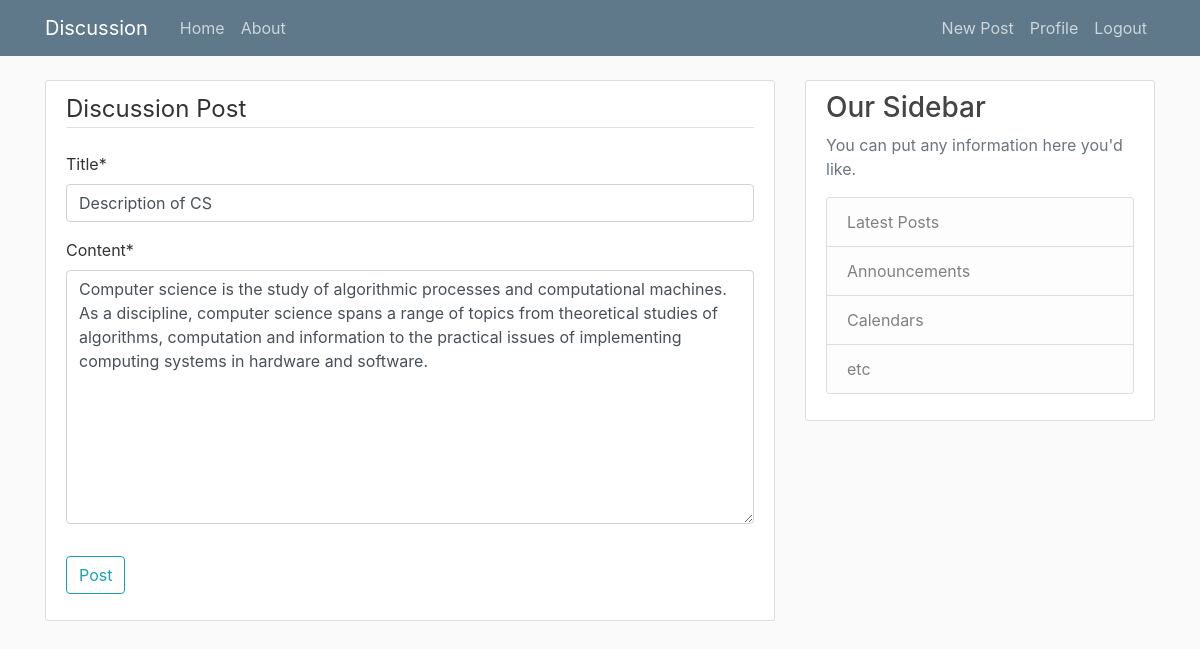
Screenshot of /post/3/update/ (signed in) with the database file from the repository.
### academia/models.py (models this page shows, shortened)
class Post(models.Model):
    title = models.CharField(max_length=100)
    content = models.TextField()
    date_posted = models.DateTimeField(default=timezone.now)
    author = models.ForeignKey(User, on_delete=models.CASCADE)

### academia/views.py (the view, shortened to what this page needs)
# urls.py: path('post/<int:pk>/update/', PostUpdateView.as_view(), name='post-update'),
class PostUpdateView(LoginRequiredMixin, UserPassesTestMixin, UpdateView):
    model = Post
    fields = ['title', 'content']
    def test_func(self):
        post = self.get_object()
        if self.request.user == post.author:
            return True
        return False

### academia/templates/academia/post_form.html (shortened to what this page needs)
{% extends "academia/base_discussion.html" %}
{% load crispy_forms_tags %} {% block content %}
<div class="content-section">
  <form method="POST">
    <fieldset class="form-group">
      <legend class="border-bottom mb-4">Discussion Post</legend>
      {{ form|crispy }}
    </fieldset>
    <div class="form-group">
      <button class="btn btn-outline-info" type="submit">Post</button>
    </div>
  </form>
</div>
{% endblock content %}

### academia/static/academia/main.css (style rules this page uses)
body { background: #fafafa; color: #333333; margin-top: 5rem; }
.content-section { background: #ffffff; padding: 10px 20px; border: 1px solid #dddddd; border-radius: 3px; margin-bottom: 20px; }

### rows the page displays
Post: title "Description of CS", content "Computer science is the study of algorithmic processes and computational machines. As a discipline, computer science spans a range of topics from theoretical studies of algorithms, computation and information to the practical issues of implementing computing systems in hardware and software."
